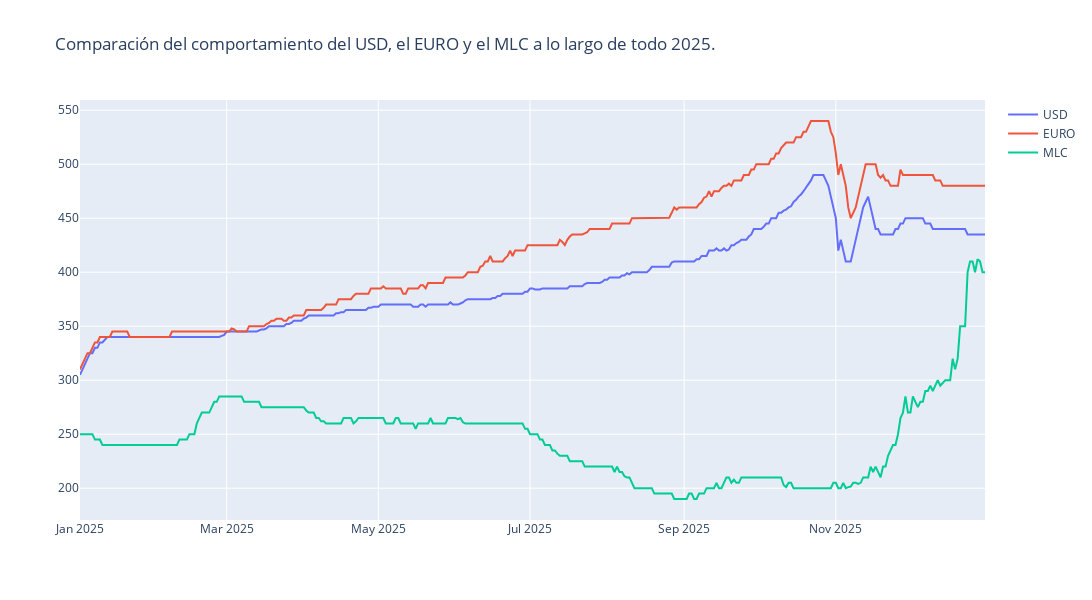

The notebook cell this image was saved under:
### Markdown cell above
Para lo cuál les comparto el compartamiento del precio de estas tres monedas en el mercado informal utlizando como fuente las actualizaciones diarias de El Toque, en la cual se observa que aunque son todas usadas para compras tienen comportamiento diferente, principalmente entre finales de octubre y mitad de noviembre cuando hubo comportamiento irregular en el mercado cambiario informal el usd y euro tuvieron comportamiento distinto al MLC, aunque esta es ua moneda cubana para comprar en tienda estatales.

### Code cell
code.graph_coin()

### Figure 1 — Plotly figure (JSON) as saved in the notebook; plotly's stock layout.template omitted (floating-point values rounded to 4 significant figures; data arrays with more than 128 entries replaced by an {"elided": "..."} marker saying what was removed)
{"data": [{"mode": "lines", "name": "USD", "type": "scatter", "x": {"elided": "365 str values"}, "y": {"elided": "365 int values"}}, {"mode": "lines", "name": "EURO", "type": "scatter", "x": {"elided": "365 str values"}, "y": {"elided": "365 float values"}}, {"mode": "lines", "name": "MLC", "type": "scatter", "x": {"elided": "365 str values"}, "y": {"elided": "365 float values"}}], "layout": {"height": 600, "title": {"text": "Comparación del comportamiento del USD, el EURO y el MLC a lo largo de todo 2025."}, "width": 1100}}
